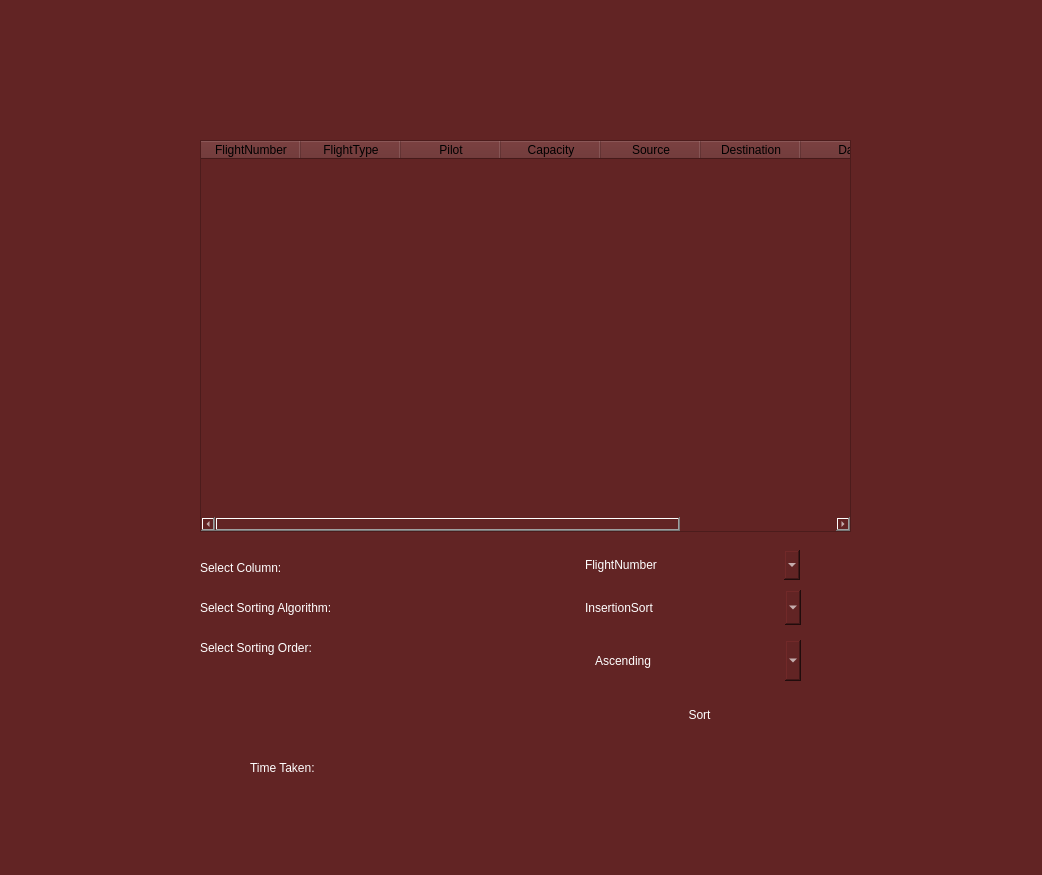
<?xml version="1.0" encoding="UTF-8"?>
<ui version="4.0">
 <class>Form</class>
 <widget class="QWidget" name="Form">
  <property name="geometry">
   <rect>
    <x>0</x>
    <y>0</y>
    <width>1042</width>
    <height>875</height>
   </rect>
  </property>
  <property name="windowTitle">
   <string>Form</string>
  </property>
  <property name="styleSheet">
   <string notr="true">color: rgb(255, 255, 255);
background-color: rgb(98, 36, 36);</string>
  </property>
  <widget class="QTableWidget" name="tableWidget">
   <property name="geometry">
    <rect>
     <x>200</x>
     <y>140</y>
     <width>651</width>
     <height>392</height>
    </rect>
   </property>
   <property name="styleSheet">
    <string notr="true">background-color: rgb(98, 36, 36);
color: rgb(0, 0, 0);</string>
   </property>
   <column>
    <property name="text">
     <string>FlightNumber</string>
    </property>
   </column>
   <column>
    <property name="text">
     <string>FlightType</string>
    </property>
   </column>
   <column>
    <property name="text">
     <string>Pilot</string>
    </property>
   </column>
   <column>
    <property name="text">
     <string>Capacity</string>
    </property>
   </column>
   <column>
    <property name="text">
     <string>Source</string>
    </property>
   </column>
   <column>
    <property name="text">
     <string>Destination</string>
    </property>
   </column>
   <column>
    <property name="text">
     <string>Date</string>
    </property>
   </column>
   <column>
    <property name="text">
     <string>Time</string>
    </property>
   </column>
  </widget>
  <widget class="QLabel" name="timeLable">
   <property name="geometry">
    <rect>
     <x>480</x>
     <y>750</y>
     <width>220</width>
     <height>35</height>
    </rect>
   </property>
   <property name="styleSheet">
    <string notr="true">
border-color: qlineargradient(spread:pad, x1:0, y1:0, x2:1, y2:0, stop:0 rgba(24, 61, 61, 255), stop:0.471591 rgba(24, 61, 61, 255), stop:0.98 rgba(0, 0, 0, 255), stop:1 rgba(0, 0, 0, 0));
color: rgb(255, 255, 255);
font: 16pt &quot;Mongolian Baiti&quot;;
border-radius: 5px;


</string>
   </property>
   <property name="text">
    <string/>
   </property>
  </widget>
  <widget class="QComboBox" name="sortingMenu">
   <property name="geometry">
    <rect>
     <x>580</x>
     <y>590</y>
     <width>221</width>
     <height>35</height>
    </rect>
   </property>
   <property name="styleSheet">
    <string notr="true">color: rgb(255, 255, 255);
font: 16pt &quot;Mongolian Baiti&quot;;
border-radius: 5px;


</string>
   </property>
   <item>
    <property name="text">
     <string>InsertionSort</string>
    </property>
   </item>
   <item>
    <property name="text">
     <string>IndexSort</string>
    </property>
   </item>
   <item>
    <property name="text">
     <string>PancakeSort</string>
    </property>
   </item>
   <item>
    <property name="text">
     <string>SelectionSort</string>
    </property>
   </item>
   <item>
    <property name="text">
     <string>BubbleSort</string>
    </property>
   </item>
   <item>
    <property name="text">
     <string>MergeSort</string>
    </property>
   </item>
   <item>
    <property name="text">
     <string>QuickSort</string>
    </property>
   </item>
   <item>
    <property name="text">
     <string>HeapSort</string>
    </property>
   </item>
   <item>
    <property name="text">
     <string>CountingSort</string>
    </property>
   </item>
   <item>
    <property name="text">
     <string>RadixSort</string>
    </property>
   </item>
   <item>
    <property name="text">
     <string>BucketSort</string>
    </property>
   </item>
   <item>
    <property name="text">
     <string>CombSort</string>
    </property>
   </item>
   <item>
    <property name="text">
     <string>ShellSort</string>
    </property>
   </item>
   <item>
    <property name="text">
     <string>CockailSort</string>
    </property>
   </item>
  </widget>
  <widget class="QPushButton" name="sortButton">
   <property name="geometry">
    <rect>
     <x>599</x>
     <y>700</y>
     <width>201</width>
     <height>30</height>
    </rect>
   </property>
   <property name="styleSheet">
    <string notr="true">
color: rgb(255, 255, 255);
font: 16pt &quot;Mongolian Baiti&quot;;
border-radius: 5px;



</string>
   </property>
   <property name="text">
    <string>Sort</string>
   </property>
  </widget>
  <widget class="QLabel" name="label_4">
   <property name="geometry">
    <rect>
     <x>200</x>
     <y>550</y>
     <width>351</width>
     <height>35</height>
    </rect>
   </property>
   <property name="styleSheet">
    <string notr="true">
border-color: qlineargradient(spread:pad, x1:0, y1:0, x2:1, y2:0, stop:0 rgba(24, 61, 61, 255), stop:0.471591 rgba(24, 61, 61, 255), stop:0.98 rgba(0, 0, 0, 255), stop:1 rgba(0, 0, 0, 0));
color: rgb(255, 255, 255);
font: 16pt &quot;Mongolian Baiti&quot;;
border-radius: 5px;


</string>
   </property>
   <property name="text">
    <string>Select Column:</string>
   </property>
  </widget>
  <widget class="QComboBox" name="columnBox">
   <property name="geometry">
    <rect>
     <x>580</x>
     <y>550</y>
     <width>220</width>
     <height>30</height>
    </rect>
   </property>
   <property name="styleSheet">
    <string notr="true">color: rgb(255, 255, 255);
font: 16pt &quot;Mongolian Baiti&quot;;
border-radius: 5px;


</string>
   </property>
   <item>
    <property name="text">
     <string>FlightNumber</string>
    </property>
   </item>
   <item>
    <property name="text">
     <string>FlightType</string>
    </property>
   </item>
   <item>
    <property name="text">
     <string>PilotName</string>
    </property>
   </item>
   <item>
    <property name="text">
     <string>Capacity</string>
    </property>
   </item>
   <item>
    <property name="text">
     <string>SourceCountry</string>
    </property>
   </item>
   <item>
    <property name="text">
     <string>DestinationCountry</string>
    </property>
   </item>
   <item>
    <property name="text">
     <string>Time</string>
    </property>
   </item>
   <item>
    <property name="text">
     <string>Date</string>
    </property>
   </item>
  </widget>
  <widget class="QComboBox" name="sortingType">
   <property name="geometry">
    <rect>
     <x>590</x>
     <y>640</y>
     <width>211</width>
     <height>41</height>
    </rect>
   </property>
   <property name="styleSheet">
    <string notr="true">color: rgb(255, 255, 255);
font: 16pt &quot;Mongolian Baiti&quot;;
border-radius: 5px;


</string>
   </property>
   <item>
    <property name="text">
     <string>Ascending</string>
    </property>
   </item>
   <item>
    <property name="text">
     <string>Descending</string>
    </property>
   </item>
  </widget>
  <widget class="QLabel" name="label_5">
   <property name="geometry">
    <rect>
     <x>200</x>
     <y>590</y>
     <width>351</width>
     <height>35</height>
    </rect>
   </property>
   <property name="styleSheet">
    <string notr="true">
border-color: qlineargradient(spread:pad, x1:0, y1:0, x2:1, y2:0, stop:0 rgba(24, 61, 61, 255), stop:0.471591 rgba(24, 61, 61, 255), stop:0.98 rgba(0, 0, 0, 255), stop:1 rgba(0, 0, 0, 0));
color: rgb(255, 255, 255);
font: 16pt &quot;Mongolian Baiti&quot;;
border-radius: 5px;


</string>
   </property>
   <property name="text">
    <string>Select Sorting Algorithm:</string>
   </property>
  </widget>
  <widget class="QLabel" name="label_6">
   <property name="geometry">
    <rect>
     <x>200</x>
     <y>630</y>
     <width>351</width>
     <height>35</height>
    </rect>
   </property>
   <property name="styleSheet">
    <string notr="true">
border-color: qlineargradient(spread:pad, x1:0, y1:0, x2:1, y2:0, stop:0 rgba(24, 61, 61, 255), stop:0.471591 rgba(24, 61, 61, 255), stop:0.98 rgba(0, 0, 0, 255), stop:1 rgba(0, 0, 0, 0));
color: rgb(255, 255, 255);
font: 16pt &quot;Mongolian Baiti&quot;;
border-radius: 5px;


</string>
   </property>
   <property name="text">
    <string>Select Sorting Order:</string>
   </property>
  </widget>
  <widget class="QLabel" name="label_7">
   <property name="geometry">
    <rect>
     <x>250</x>
     <y>750</y>
     <width>221</width>
     <height>35</height>
    </rect>
   </property>
   <property name="styleSheet">
    <string notr="true">
border-color: qlineargradient(spread:pad, x1:0, y1:0, x2:1, y2:0, stop:0 rgba(24, 61, 61, 255), stop:0.471591 rgba(24, 61, 61, 255), stop:0.98 rgba(0, 0, 0, 255), stop:1 rgba(0, 0, 0, 0));
color: rgb(255, 255, 255);
font: 16pt &quot;Mongolian Baiti&quot;;
border-radius: 5px;


</string>
   </property>
   <property name="text">
    <string>Time Taken:</string>
   </property>
  </widget>
 </widget>
 <resources/>
 <connections/>
</ui>
